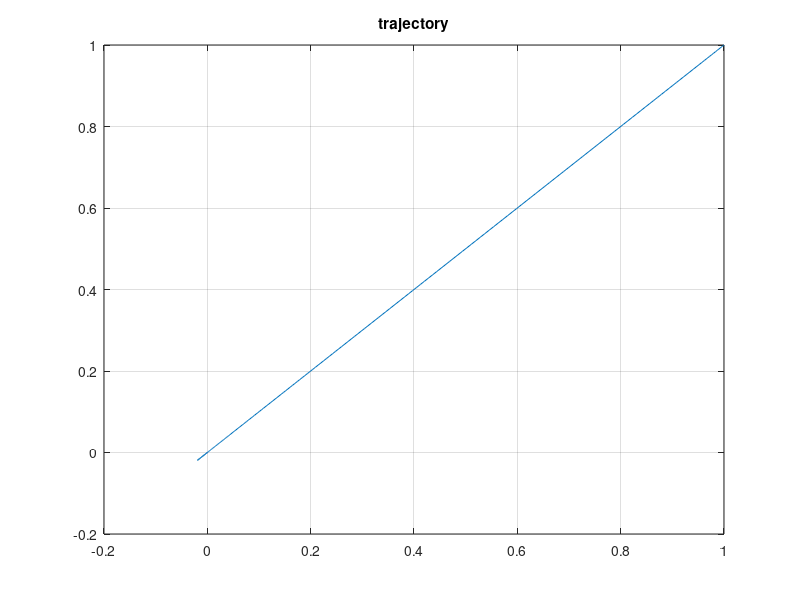

This chart was generated by the following MATLAB code: (Note: this script raises an error after producing the figure.)
clc;
close all;
clear all;

%%
n= 4;
m= 2;
l= 2;

N= 1000;
x= zeros(n,N);
u= zeros(m,N);
y= zeros(l,N);


A = [0,0,1,0;
     0,0,0,1;
     0,0,0,0;
     0,0,0,0];

eig(A)

B = [0 0;
     0 0;
     1 0;
     0 1;];

C = [1,0,0,0;
     0,1,0,0];
 
D = [];

dt = 0.01;

sys1 = ss(A,B,C,D);
sys2 = c2d(sys1,dt);

At = sys2.A;
Bt = sys2.B;
Ct = sys2.C;


Qx = 1*eye(2);
Qv = 0.1*eye(2);
Q = [Qx,zeros(2,2);
    zeros(2,2),Qv];
R = 0.1*eye(2);

[Ks,S,e] = dlqr(At,Bt,0.001*Q,0.001*R,[]);

%stabilized system
As = At-Bt*Ks;


Qx = 1*eye(2);
Qv = 0.1*eye(2);
Q = [Qx,zeros(2,2);
    zeros(2,2),Qv];
R = 0.1*eye(2);

[K,S,e] = dlqr(As,Bt,Q,R,[]); 

x0 = [1,1,0,0]';  
x(:,1) = x0; 
for i=1:N
    u(:,i) = -K*x(:,i);
    x(:,i+1) = As*x(:,i) + Bt*u(:,i);
    y(:,i) = Ct*x(:,i);
end


figure()
plot(x(1,:),x(2,:));
title('trajectory')
grid on;


%% 

xest = [1,1,-1,0]'; 
% window size 
N = 150;
N = 170;
A = [];
H = [];
for i = 1:N
    A = [A;As^(i)];
    G=[];
    for j= 1:N
        if i >= j
        G = [G,As^(i-j)*Bt];
        else
        G = [G,zeros(n,m)];
        end
    end

    H = [H;G];

end

xobs = xest;

%%
for iter = 1:1
    x0 = xest;
    u = zeros(m,N);
    x = zeros(n,N);
    y = zeros(l,N);
    x(:,1) = x0;
    Lxt=[];
    % Generate optimal trajectory
    for i=1:N
        u(:,i) = -K*x(:,i);
        x(:,i+1) = As*x(:,i) + Bt*u(:,i);
        y(:,i) = Ct*x(:,i);
    end

    X_bar = x(:);
    X_bar(1:4)=[];

    U_bar = u(:);


    ly_exp=[];
    eps=1;
    

    cvx_begin
        variable U(m*N)
        variable X(n*(N))
        L=[];
        Kl=[];
        obj=0;
        for i=1:N
            lx = phi_set_L_cvx2(Ct*X((i-1)*(n)+1:i*n));
            kx = phi_set_k_cvx2(Ct*X((i-1)*(n)+1:i*n));
            L=[L,lx];
            Kl=[Kl,kx];

            ly = eps*(min(real(eig((As-Bt*K)^i))));
            obj = obj + ly'*ly*(1 - lx) - 2*kx;
        end       

        x0=zeros(n,1);

        maximize(obj)
        subject to
            %X  == X_bar + A*x0 + H*(U);
            X  == X_bar + A*x0 + H*(U);

            % X(1:n) == X_bar(1:n);
            (X-X_bar)'*(X-X_bar) <= 1e2*2e1
            X(end-n:end) == X_bar(end-n:end);
            U'*U <= 1e2*2e1

    cvx_end


    %%%%%%%%%%%%%%%%%%%%%%%%%%%%%%
    % u_obs = U(1:m)
    % xest = As*x0 + Bt*u_obs;
    % xobs=[xobs,xest];
    %%%%%%%%%%%%%%%%%%%%%%%%%%%%%%

end

%
xx = reshape(X,n,[]);
uu = reshape(U,m,[]);

%%
close all;
figure()
plot(xx(1,:),xx(2,:),'k','LineWidth',2);hold on;
plot(xx(1,1),xx(2,1),'ko');
plot(xx(1,end),xx(2,end),'bo');
plot(x(1,:),x(2,:),'b','LineWidth',2);hold on;
plot(x(1,1),x(2,1),'ko');
plot(x(1,end),x(2,end),'bo');
plot(1,0,'ro')
plot(0,0,'go')
xlabel('x');
ylabel('y');

dx = xx-x(:,1:end-1);

figure()
plot(dx(1:2,:))

figure()
plot(x(1,:),x(2,:));hold on;
plot(x(1,1),x(2,1),'ko');
plot(x(1,end),x(2,end),'bo');
plot(1,0,'ro')
plot(0,0,'go')
xlabel('x');
ylabel('y');

uuu = uu+u;
figure()
plot(u(1,:),'-b','LineWidth',2);hold on;
plot(u(2,:),'-r','LineWidth',2)
plot(uuu(1,:),'b')
plot(uuu(2,:),'r')
plot(uu(1,:),'bo')
plot(uu(2,:),'ro')